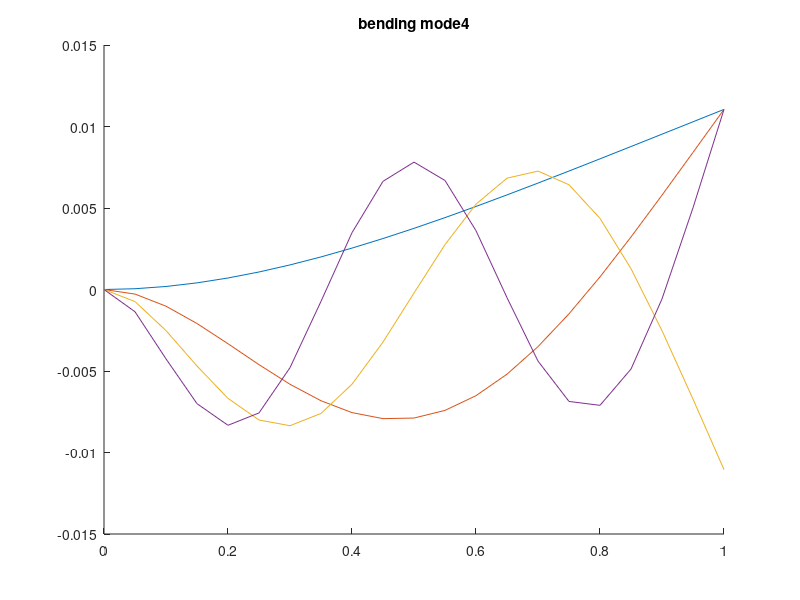

The MATLAB source for this figure:
% euler bernoulli beam implementation in matlab
% AS 22/11/17
% 1 dimensional
% Equidistant mesh refinement is implemented in between two points

%%%%%%%%%%%%%%%%%%%%%
%%% Preprocessing %%%
%%%%%%%%%%%%%%%%%%%%%

clear all           % clear the memory

%% Variables

% Material properties
E = 210e9;          % [Pa] Youngs modulus
rho = 7.8e3;         % [Kg*m^3]  density of the material    


% Beam dimensions
h = 0.1;            % height
w = 0.1;            % width

A = h*w;            % Area of the beam
I = 1/12*h^3*w;     % moment of inertia

% Number of elements in between the nodes
n_div = 20;

% Points at the endpoints of the structure
n = [ 0 0 0; 1 0 0 ];

% check length in between the points
dn = n(2,:)-n(1,:);

% calculate the length of an element
L_e = norm(dn)/n_div;

% nodal degrees of freedom
nodal_dof = 2;

% define matrix with node coordinates
n_nodes = n_div+1;%number of nodes
nodes = zeros(n_nodes,3);%matrix for the coordinates of the nodes
for i = 0:n_div
    % x-coordinates of the nodes
    nodes(i+1,1) = i*L_e;
    % not implemented yet
    % y-coordinates of the nodes
    % z-coordinates of the nodes
end

% nodal connectivity in this case it can be generated fairly easily
nodal_con = [ 1:n_div ; 2:n_div+1 ]';
% nodal_con(end,1) = 1;

% No matrix transforamtions are needed due to the 1 dimensionality of the
% problem. 
% So far the Local coordinates are equal to the global coordinates

L = L_e;

% definition of the element stiffnes matrix
K_element = E*I/(L^3) * ...
    [   12      6*L     -12     6*L     ; ...
        6*L     4*L^2   -6*L    2*L^2   ; ...
        -12     -6*L    12      -6*L    ; ...
        6*L     2*L^2   -6*L    4*L^2   ];

            
% definition of the element mass matrix 
M_element = rho*A*L* ...
    [   156     22*L    54      -13*L   ;...
        22*L    4*L^2   13*L    -3*L^2  ;...
        54      13*L    156     -22*L   ;...
        -13*L   -3*L^2  -22*L   4*L^2   ];

% some sanity checks on the matrices    
% check if element matrices are symmetric and print warning if not
sym_K_el = isequal(K_element,K_element');
sym_M_el = isequal(M_element,M_element');

if sym_K_el ~= 1
    fprintf('!!!\n!!!\tElement stiffness matrix is not symmetric\n!!!\n');
end
if sym_M_el ~= 1
    fprintf('!!!\n!!!\tElement mass matrix is not symmetric\n!!!\n');
end
% check if element matrices are positive definite




%% Assembling the global matrices

%%% STIFFNESS MATRIX %%%
% size of the global stiffness matrix is equal to the number of degrees of
% freedom of the model. n_dof = n_nodes * nodal_dof
n_dof   = n_nodes * nodal_dof;
K_global= zeros(n_dof); % initialize the stiffness matrix

% Partition the element stiffness matrix 
% !!! WHEN ASSEMBLING A STRUCTURE WHERE THE LOCAL AND GLOBAL COORDINATES
% DIFFER THIS MATRIX NEEDS TO BE ADAPTED FOR EACH ELEMENT ORIENTATION
K_part = mat2cell(K_element,[nodal_dof nodal_dof],[nodal_dof nodal_dof]);

% Actual assembly of K global
for i = 1:size(nodal_con,1)
    con_1 = nodal_con(i,1); %get the nodal connectivity information
    con_2 = nodal_con(i,2); %for each element
    
    % Fill up the global stiffness matrix with partitioned element
    % Stiffness matrices in 4 steps
    i11 = con_1*2;
    i22 = con_2*2;
    % Top left block of the partitioned matrix
    K_global(i11-1:i11,i11-1:i11) = K_global(i11-1:i11,i11-1:i11) +...
                                    K_part{1,1};
    % Bottom right block
    K_global(i22-1:i22,i22-1:i22) = K_global(i22-1:i22,i22-1:i22) +...
                                    K_part{2,2};
    % Bottom left block
	K_global(i22-1:i22,i11-1:i11) = K_global(i22-1:i22,i11-1:i11) +...
                                    K_part{2,1};
    % Top right block
	K_global(i11-1:i11,i22-1:i22) = K_global(i11-1:i11,i22-1:i22) +...
                                    K_part{1,2};
end

symmetry = isequal(K_global,K_global');

if symmetry ~= 1
    fprintf('!!!\n!!!\tGlobal stiffness matrix is not symmetric\n!!!\n');
end

%%% MASS MATRIX %%%
% The size of the global stiffness matrix is equal to the number of degrees of
% freedom of the model. n_dof = n_nodes * nodal_dof
M_global= zeros(n_dof); % initialize the stiffness matrix
% Partition the element mass matrix 
% !!! WHEN ASSEMBLING A STRUCTURE WHERE THE LOCAL AND GLOBAL COORDINATES
% DIFFER THIS MATRIX NEEDS TO BE ADAPTED FOR EACH ELEMENT ORIENTATION
M_part = mat2cell(M_element,[nodal_dof nodal_dof],[nodal_dof nodal_dof]);

% Actual assembly of M global !!! COULD BE INTERATED IN THE K LOOP ASWELL
for i = 1:size(nodal_con,1)
    con_1 = nodal_con(i,1); %get the nodal connectivity information
    con_2 = nodal_con(i,2); %for each element
    
    % Fill up the global stiffness matrix with partitioned element
    % Stiffness matrices in 4 steps
    i11 = con_1*2;
    i22 = con_2*2;
    % Top left block of the partitioned matrix
    M_global(i11-1:i11,i11-1:i11) = M_global(i11-1:i11,i11-1:i11) +...
                                    M_part{1,1};
    % Bottom right block
    M_global(i22-1:i22,i22-1:i22) = M_global(i22-1:i22,i22-1:i22) +...
                                    M_part{2,2};
    % Bottom left block
	M_global(i22-1:i22,i11-1:i11) = M_global(i22-1:i22,i11-1:i11) +...
                                    M_part{2,1};
    % Top right block
	M_global(i11-1:i11,i22-1:i22) = M_global(i11-1:i11,i22-1:i22) +...
                                    M_part{1,2};
end

symmetry = isequal(K_global,K_global');

if symmetry ~= 1
    fprintf('!!!\n!!!\tGlobal mass matrix is not symmetric\n!!!\n');
end

%% Defining the boundary conditions for the Eigenvalue problem

% Constrained DOF's
constrained_dof = [1 2];

% Force vector
%force = zeros(1,n_dof);
%force(end-1) = 1000;

% Set rows and columns to zero where BC's are applied in stiffnes matrix
K_element_sol = K_global;
K_element_sol(constrained_dof,:) = 0;
K_element_sol(:,constrained_dof) = 0;
K_element_sol(constrained_dof,constrained_dof) = eye(length(constrained_dof));

M_element_sol = M_global;
M_element_sol(constrained_dof,:) = 0;
M_element_sol(:,constrained_dof) = 0;
M_element_sol(constrained_dof,constrained_dof) = eye(length(constrained_dof));

%%%%%%%%%%%%%%%%%%
%%% Processing %%%
%%%%%%%%%%%%%%%%%%

%% solving the eigenvalue problem

% Find the unknown diplacements
%displacement = K_element_sol\force';

% Find the unknown forces
%forces = K_global*displacement;

%Eigen_matrix = K_global\M_global;

%[V,D] = eig(Eigen_matrix);
%[U,C] = eig(K_global,M_global);
[U,C] = eig(K_element_sol,M_element_sol);
%%%%%%%%%%%%%%%%%%%%%%%
%%% Post processing %%%
%%%%%%%%%%%%%%%%%%%%%%%

freq = sqrt(diag(C));
%plot([1:8],freq)



%% plotting the results



clf
for i = 3:6
    hold on
    plot(nodes(:,1),U(1:2:end,i))
    title(strcat('bending mode ', num2str(i-2))) 
end


% % Cubic spline interpolation to get shape of beam element 
% pp = csape(n(:,1),[displacement(2) displacement(1) displacement(end-1) displacement(end)]);
% 
% %clf
% figure(n_div)
% hold on
% plot(nodes(:,1),nodes(:,2),'--xb')
% plot(nodes(:,1),[displacement(1:2:end-1)],'-or')
% fnplt(pp)



